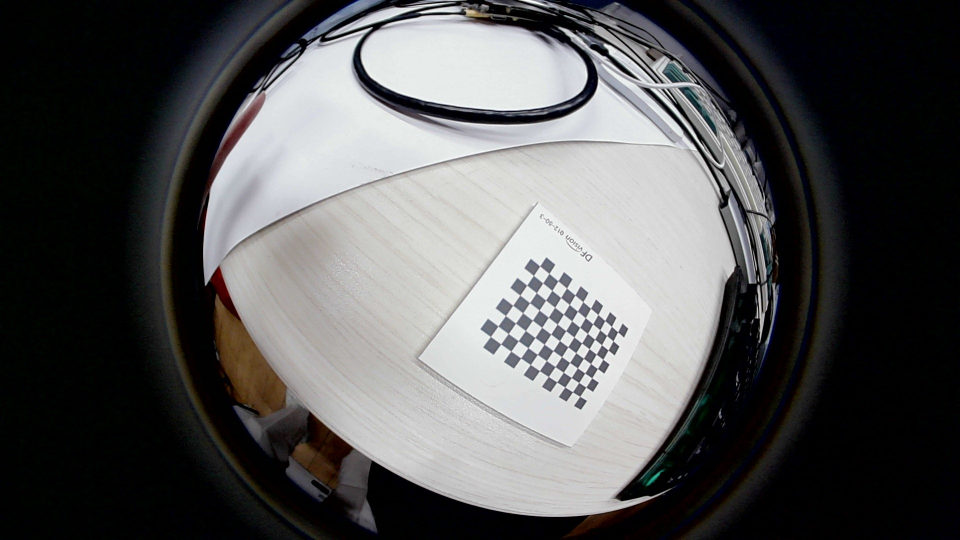
#> input picture robot_dog_python/cam_calibration/github_method/1WIN_20250531_11_28_12_Pro.jpg, 1920 x 1080 px, given as the content of the folder captures, which was not available (shown at 1/2 size)
$ python stream_gemini_image.py
#> lines starting #> are read from the running program, lines starting #| are printed output that depends on the picture; pictures that were not available may be replaced by others from this repository, and a replacement may not be noted
import cv2
import numpy as np
import time
import math
import os
import glob

def create_scaramuzza_undistort_map(matlab_params, new_image_size, new_cam_fov_deg=100.0):
    """
    Creates undistortion maps for a Scaramuzza fisheye model.

    Args:
        matlab_params (dict): Dictionary containing Scaramuzza model parameters from MATLAB.
            Expected keys: 'mappingCoeffs', 'imageSize', 'distortionCenter', 'stretchMatrix'.
        new_image_size (tuple): (width, height) of the desired undistorted output image.
        new_cam_fov_deg (float): Desired horizontal field of view for the virtual pinhole camera in degrees.

    Returns:
        tuple: (map_x, map_y) for cv2.remap().
    """
    map_coeffs = matlab_params['mappingCoeffs']
    a0, a2, a3, a4 = map_coeffs[0], map_coeffs[1], map_coeffs[2], map_coeffs[3]

    # For user's case, a3 and a4 are 0, simplifying to quadratic.
    # If a3 or a4 were non-zero, a general polynomial solver (np.roots) would be needed per pixel.
    is_quadratic = abs(a3) < 1e-9 and abs(a4) < 1e-9

    img_size_orig = matlab_params['imageSize'] # [rows, cols]
    dist_center_orig = matlab_params['distortionCenter'] # [cx, cy] - cx is horiz, cy is vert
    stretch_matrix_orig = matlab_params['stretchMatrix']
    inv_stretch_matrix = np.linalg.inv(stretch_matrix_orig)

    w_new, h_new = new_image_size

    # Intrinsics for the new virtual pinhole camera
    fx_new = w_new / (2 * math.tan(math.radians(new_cam_fov_deg) / 2))
    fy_new = fx_new # Assuming square pixels for the virtual camera
    # Adjust fy_new if different aspect ratio for FoV is desired, e.g.
    # desired_vfov_rad = 2 * math.atan(math.tan(math.radians(new_cam_fov_deg) / 2) * (h_new / w_new))
    # fy_new = h_new / (2 * math.tan(desired_vfov_rad / 2))

    cx_new = w_new / 2.0
    cy_new = h_new / 2.0

    # Create meshgrid for destination image pixels
    u_dst, v_dst = np.meshgrid(np.arange(w_new), np.arange(h_new))
    u_dst = u_dst.astype(np.float32)
    v_dst = v_dst.astype(np.float32)

    # Convert destination pixels to normalized image coordinates on Z_virt=1 plane
    X_virt = (u_dst - cx_new) / fx_new
    Y_virt = (v_dst - cy_new) / fy_new
    Z_virt = np.ones_like(X_virt) # By definition for pinhole projection to Z=1 plane

    R_virt = np.sqrt(X_virt**2 + Y_virt**2)

    # Initialize maps
    map_x = np.full((h_new, w_new), -1.0, dtype=np.float32) # Using -1 for invalid
    map_y = np.full((h_new, w_new), -1.0, dtype=np.float32)

    # Solve for rho_s for each point
    # Equation: a4*rho_s^4 + a3*rho_s^3 + a2*rho_s^2 - (Z_virt/R_virt)*rho_s + a0 = 0
    # For the quadratic case (a3=0, a4=0):
    # a2*rho_s^2 - (Z_virt/R_virt)*rho_s + a0 = 0

    # Avoid division by zero for R_virt at the center of the virtual image
    # At this point (optical axis), X_virt=0, Y_virt=0, so R_virt=0.
    # For this ray, rho_s on the sensor plane should also be 0.

    # Numerically stable calculation for B_quad term (Z_virt / R_virt)
    # Let inv_R_virt = Z_virt / R_virt. When R_virt -> 0, this blows up.
    # However, we will handle R_virt == 0 as a special case where rho_s = 0.

    rho_s_all = np.full_like(R_virt, -1.0, dtype=np.float32) # Store calculated rho_s, init with invalid

    # --- Handle points not on the optical axis of the virtual camera ---
    mask_not_center = R_virt > 1e-6 # Epsilon to avoid division by zero

    if is_quadratic:
        A_quad = a2
        # B_quad = -Z_virt[mask_not_center] / R_virt[mask_not_center] # Z_virt is 1
        B_quad = -1.0 / R_virt[mask_not_center]
        C_quad = a0

        delta = B_quad**2 - 4*A_quad*C_quad

        mask_real_roots = delta >= 0

        # Calculate roots where they are real
        sqrt_delta = np.sqrt(delta[mask_real_roots])
        A_quad_masked = A_quad # Since A_quad is scalar
        B_quad_masked = B_quad[mask_real_roots]

        # Potential for A_quad to be zero if a2 is zero
        if abs(A_quad_masked) < 1e-9: # Linear equation: B_quad * rho_s + C_quad = 0
            rho_s_sol = -C_quad / B_quad_masked
        else:
            rho_s1_cand = (-B_quad_masked + sqrt_delta) / (2*A_quad_masked)
            rho_s2_cand = (-B_quad_masked - sqrt_delta) / (2*A_quad_masked)

            # Select the smallest positive real root
            # Create arrays full of infinity, then update with valid positive roots
            rho_s1_pos = np.where(rho_s1_cand >= 0, rho_s1_cand, np.inf)
            rho_s2_pos = np.where(rho_s2_cand >= 0, rho_s2_cand, np.inf)
            rho_s_sol = np.minimum(rho_s1_pos, rho_s2_pos)
            rho_s_sol[rho_s_sol == np.inf] = -1 # Mark if no positive root found

        # Place solutions back into the main rho_s_all array
        indices_real_roots = np.where(mask_not_center)
        valid_indices_within_not_center = tuple(idx[mask_real_roots] for idx in indices_real_roots)
        rho_s_all[valid_indices_within_not_center] = rho_s_sol

    else: # General polynomial solver (slower, per pixel)
        print("Using general polynomial solver (slower). Consider simplifying if a3,a4 are near zero.")
        for r_idx in range(h_new):
            for c_idx in range(w_new):
                if not mask_not_center[r_idx, c_idx]: continue # Skip center, handled later

                # poly_coeffs for: a4*x^4 + a3*x^3 + a2*x^2 + (-Z/R)*x + a0 = 0
                poly_c = [
                    a4, a3, a2,
                    -Z_virt[r_idx, c_idx] / R_virt[r_idx, c_idx],
                    a0
                ]
                roots = np.roots(poly_c)

                min_positive_rho_s = float('inf')
                for root_val in roots:
                    if np.isreal(root_val):
                        real_root = np.real(root_val)
                        if real_root >= 0 and real_root < min_positive_rho_s:
                            min_positive_rho_s = real_root

                if min_positive_rho_s != float('inf'):
                    rho_s_all[r_idx, c_idx] = min_positive_rho_s

    # --- Handle the optical axis of the virtual camera (R_virt approx 0) ---
    mask_center = R_virt <= 1e-6
    rho_s_all[mask_center] = 0.0 # For rays along optical axis, rho_s is 0

    # --- Calculate sensor plane coordinates (x_s, y_s) and then map to source pixels ---
    # Valid rho_s values are >= 0
    valid_rho_s_mask = rho_s_all >= 0

    # For points where rho_s is valid and R_virt > epsilon (not center)
    # x_s = X_virt * (rho_s / R_virt)
    # y_s = Y_virt * (rho_s / R_virt)
    # Need to combine valid_rho_s_mask and mask_not_center for the scale factor

    compute_xy_s_mask = np.logical_and(valid_rho_s_mask, mask_not_center)

    scale_factor = np.zeros_like(R_virt) # Initialize scale factor
    scale_factor[compute_xy_s_mask] = rho_s_all[compute_xy_s_mask] / R_virt[compute_xy_s_mask]

    x_s = X_virt * scale_factor
    y_s = Y_virt * scale_factor
    # For center points (mask_center), X_virt, Y_virt are 0, so x_s, y_s become 0, which is correct.
    # rho_s_all[mask_center] is 0. If R_virt[mask_center] is also 0, scale_factor needs careful def.
    # However, since rho_s is 0 at center, x_s and y_s must be 0. Our X_virt, Y_virt are 0 there, so it works.

    # Transform sensor coords (x_s, y_s) to pixel coords in original distorted image
    # pixel_coords_centered = inv_stretch_matrix @ [x_s_flat; y_s_flat]
    # This is done for all points, valid or not initially; invalid will remain -1 in map_x/y.

    # Stack x_s, y_s for matrix multiplication
    sensor_coords_stacked = np.stack((x_s.ravel(), y_s.ravel()), axis=0) # Shape (2, h_new*w_new)
    pixel_coords_centered_flat = inv_stretch_matrix @ sensor_coords_stacked # Shape (2, h_new*w_new)

    u_src_centered = pixel_coords_centered_flat[0, :].reshape(h_new, w_new)
    v_src_centered = pixel_coords_centered_flat[1, :].reshape(h_new, w_new)

    u_src = u_src_centered + dist_center_orig[0] # dist_center_orig[0] is cx
    v_src = v_src_centered + dist_center_orig[1] # dist_center_orig[1] is cy

    # Populate maps only for valid rho_s calculations
    map_x[valid_rho_s_mask] = u_src[valid_rho_s_mask]
    map_y[valid_rho_s_mask] = v_src[valid_rho_s_mask]

    print(f"Map generation: {np.sum(valid_rho_s_mask)} valid points out of {h_new*w_new}")

    # Check if the source pixels are within original image bounds
    # This is actually handled by cv2.remap border mode, but good for diagnostics
    # valid_map_pixels = (map_x >= 0) & (map_x < img_size_orig[1]) & \
    #                    (map_y >= 0) & (map_y < img_size_orig[0])
    # print(f"Map generation: {np.sum(valid_map_pixels)} map to valid source pixels.")

    return map_x.astype(np.float32), map_y.astype(np.float32)


# --- Main execution ---
if __name__ == "__main__":
    # Add these imports at the top of the file
    # import glob
    # import os

    # MATLAB parameters from user
    matlab_params_dict = {
        'mappingCoeffs': np.array([450,-0.012213581038145,0.0,0.0]), # a0, a2, a3, a4
        'imageSize': np.array([480, 640]),  # rows, cols
        'distortionCenter': np.array([328.3694,233.672943]), # cx (horizontal), cy (vertical)
        'stretchMatrix': np.array([[1.0, 0.0], [0.0, 1.0]])
    }

    orig_h, orig_w = matlab_params_dict['imageSize']
    # Desired output size (can be same or different)
    new_w, new_h = 1280, 720 # Example of resizing

    print("Generating undistortion maps...")
    start_time = time.time()
    map_x, map_y = create_scaramuzza_undistort_map(matlab_params_dict, (new_w, new_h), new_cam_fov_deg=110.0)
    end_time = time.time()
    print(f"Map generation took {end_time - start_time:.2f} seconds.")

    # --- NEW: Image Processing Logic ---
    # Define input and output folders
    input_folder = 'captures'
    output_folder = 'output_images'

    # Create output folder if it doesn't exist
    if not os.path.exists(output_folder):
        os.makedirs(output_folder)

    # Get a list of all image files in the input folder
    # Supports jpg, jpeg, and png
    image_files = glob.glob(os.path.join(input_folder, '*.jpg')) + \
                  glob.glob(os.path.join(input_folder, '*.jpeg')) + \
                  glob.glob(os.path.join(input_folder, '*.png'))

    if not image_files:
        print(f"Error: No images found in '{input_folder}' directory.")
    else:
        print(f"Found {len(image_files)} images to process.")

    # Loop through each image file
    for image_path in image_files:
        # Read the distorted image
        frame = cv2.imread(image_path)
#> frame is the input picture: shape (1080, 1920, 3); mean B, G, R 86, 85.7, 85.7
        if frame is None:
            print(f"Could not read image: {image_path}")
            continue

        # The undistortion map was created based on the original calibration size (orig_w, orig_h).
        # Resize the input image to this size before remapping.
        if frame.shape[1] != orig_w or frame.shape[0] != orig_h:
             frame_for_remap = cv2.resize(frame, (orig_w, orig_h))
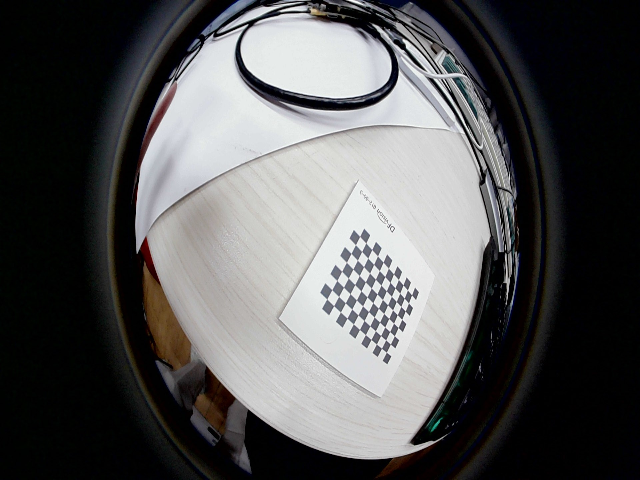
#> frame_for_remap: shape (480, 640, 3); mean B, G, R 86, 85.7, 85.8
        else:
             frame_for_remap = frame

        # Apply the undistortion map
        undistorted_frame = cv2.remap(frame_for_remap, map_x, map_y,
                                      interpolation=cv2.INTER_LINEAR,
                                      borderMode=cv2.BORDER_CONSTANT,
                                      borderValue=(0,0,0))
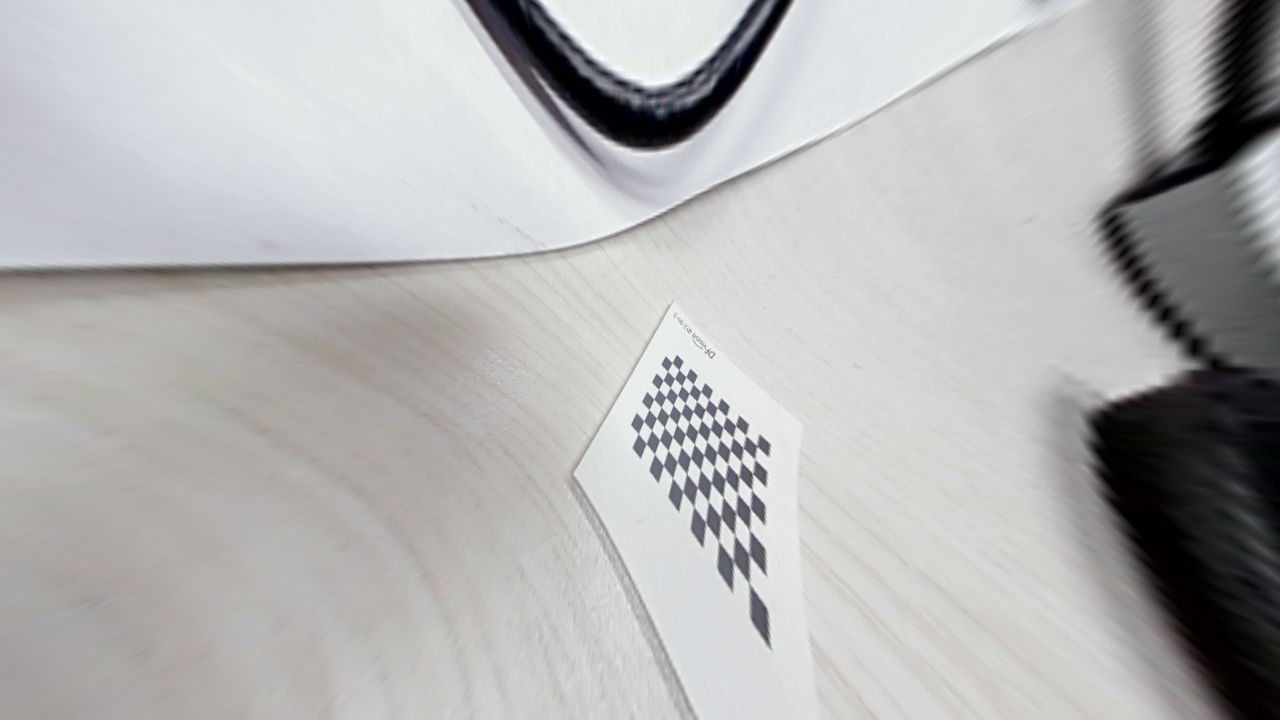
#> undistorted_frame: shape (720, 1280, 3); mean B, G, R 179.3, 179.2, 179.4

        # Construct the output file path
        base_filename = os.path.basename(image_path)
        output_path = os.path.join(output_folder, 'undistorted_' + base_filename)

        # Save the undistorted image
        cv2.imwrite(output_path, undistorted_frame)
        print(f"Processed '{image_path}' -> Saved to '{output_path}'")

    print("Image processing complete.")

$ run again, on robot_dog_python/cam_calibration/github_method/WIN_20250530_21_06_36_Pro.jpg
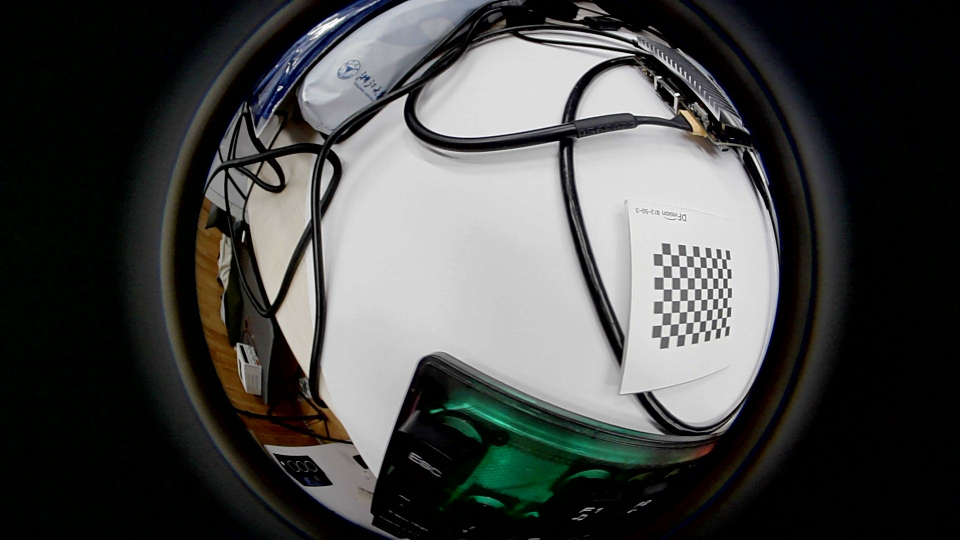
#> input picture robot_dog_python/cam_calibration/github_method/WIN_20250530_21_06_36_Pro.jpg, 1920 x 1080 px, given as the content of the folder captures, which was not available (shown at 1/2 size)
#> frame is the input picture: shape (1080, 1920, 3); mean B, G, R 70.8, 71.9, 71
#> `frame_for_remap = cv2.resize(frame, (orig_w, orig_h))`:
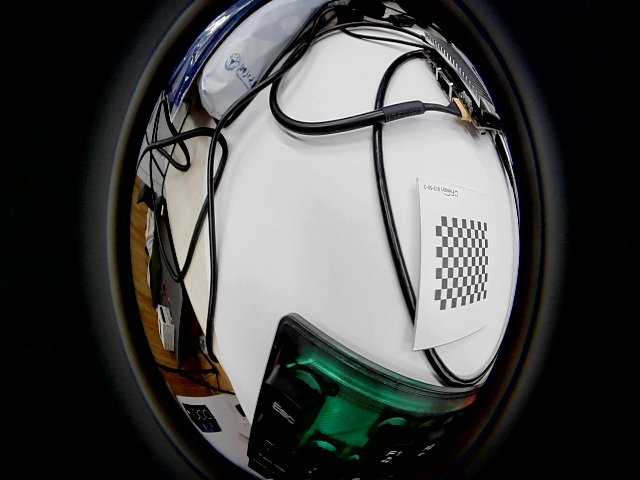
#> frame_for_remap: shape (480, 640, 3); mean B, G, R 70.8, 71.9, 71
#> `undistorted_frame = cv2.remap(frame_for_remap, map_x, map_y, interpola..`:
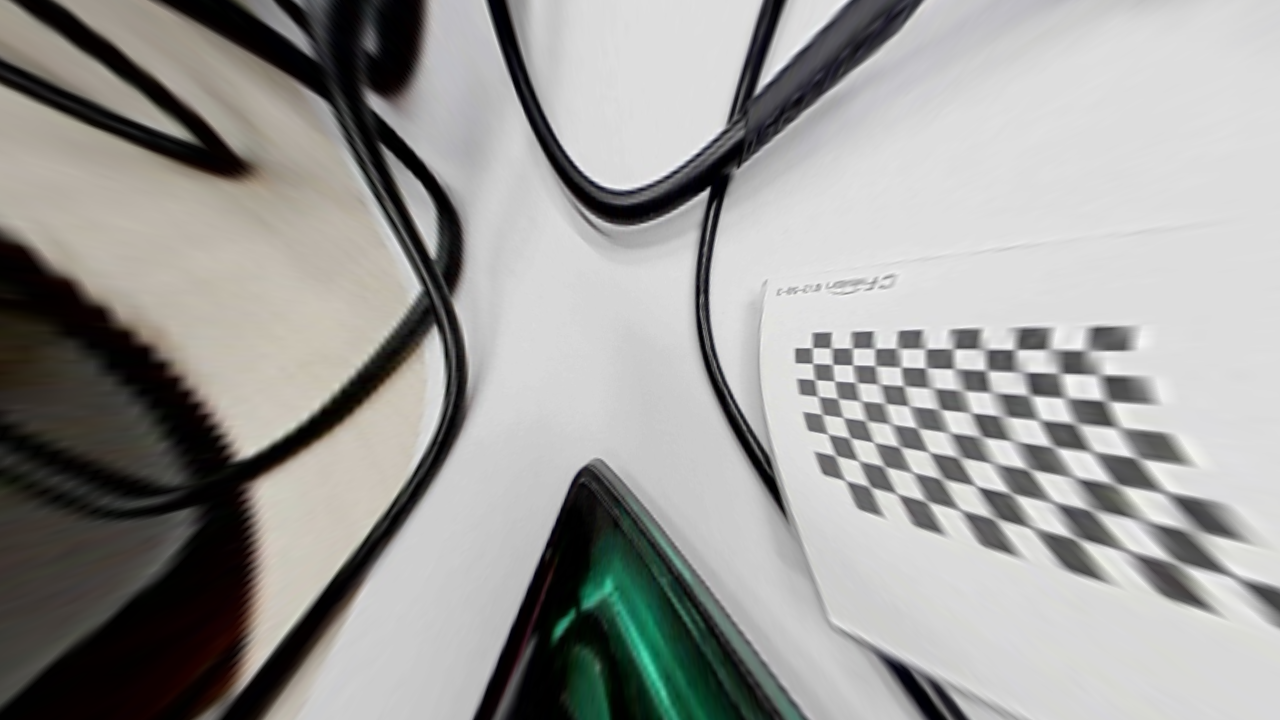
#> undistorted_frame: shape (720, 1280, 3); mean B, G, R 153.2, 155.7, 156.1

$ run again, on robot_dog_python/cam_calibration/github_method/WIN_20250530_21_06_37_Pro.jpg
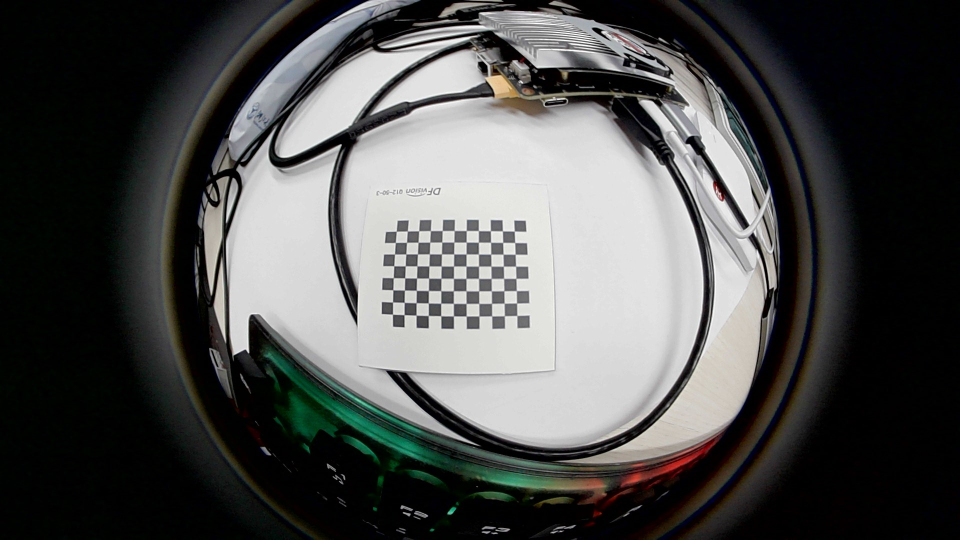
#> input picture robot_dog_python/cam_calibration/github_method/WIN_20250530_21_06_37_Pro.jpg, 1920 x 1080 px, given as the content of the folder captures, which was not available (shown at 1/2 size)
#> frame is the input picture: shape (1080, 1920, 3); mean B, G, R 77.6, 78.8, 78.2
#> `frame_for_remap = cv2.resize(frame, (orig_w, orig_h))`:
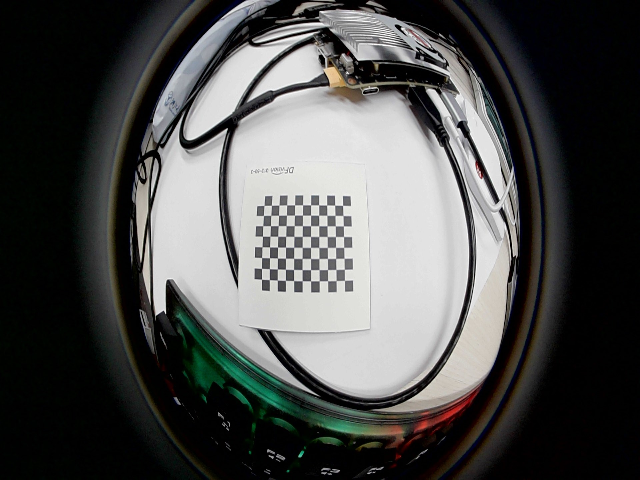
#> frame_for_remap: shape (480, 640, 3); mean B, G, R 77.6, 78.8, 78.2
#> `undistorted_frame = cv2.remap(frame_for_remap, map_x, map_y, interpola..`:
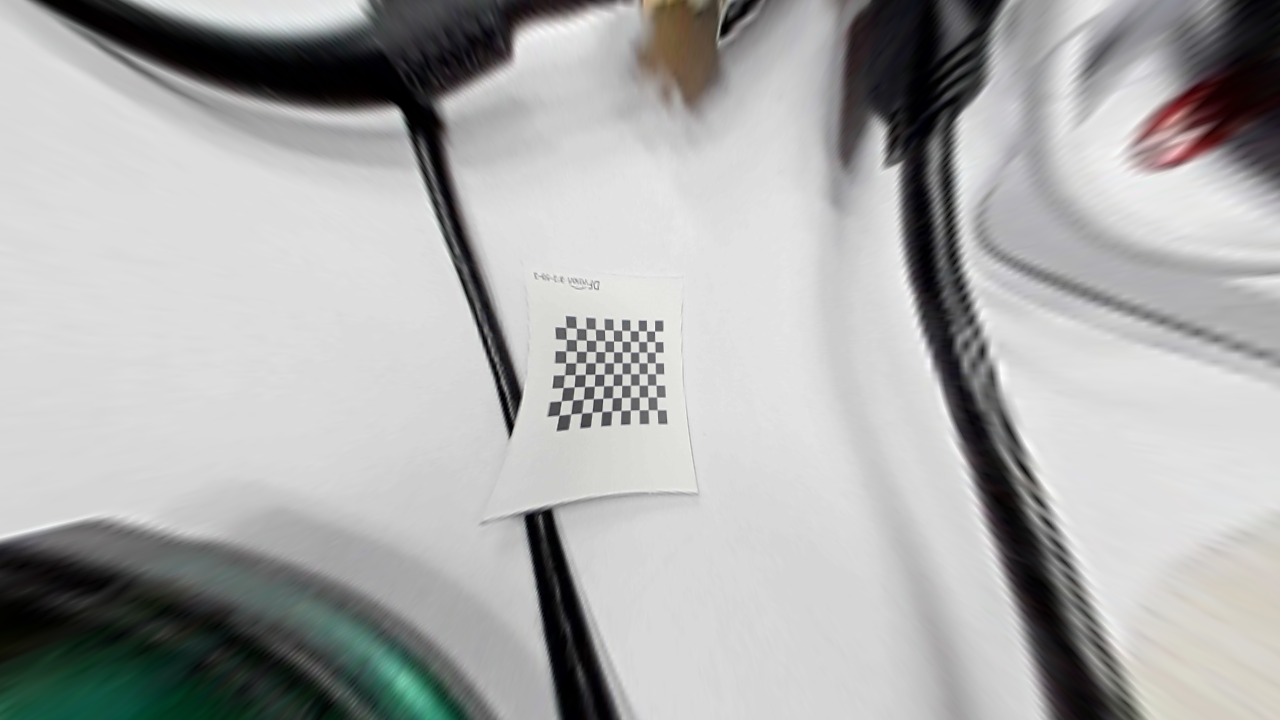
#> undistorted_frame: shape (720, 1280, 3); mean B, G, R 171.1, 171.6, 171.1
